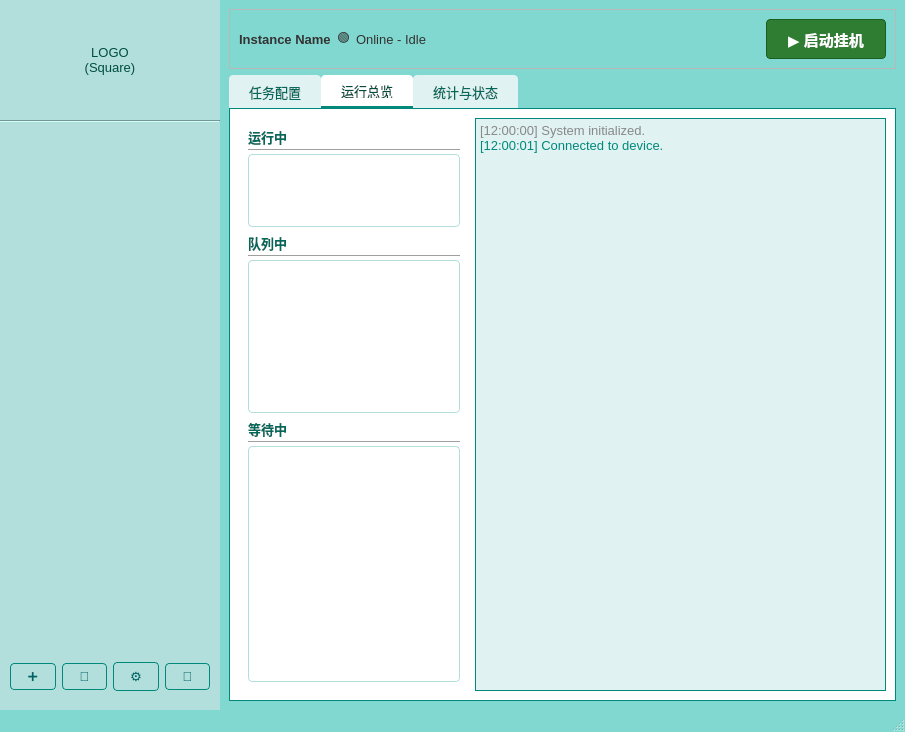
<?xml version="1.0" encoding="UTF-8"?>
<ui version="4.0">
 <class>MainWindow</class>
 <widget class="QMainWindow" name="MainWindow">
  <property name="geometry">
   <rect>
    <x>0</x>
    <y>0</y>
    <width>905</width>
    <height>732</height>
   </rect>
  </property>
  <property name="windowTitle">
   <string>KSAS V3.4 - Kingshot Automation System</string>
  </property>
  <property name="styleSheet">
   <string notr="true">QMainWindow {
	background-color: #81D8D0; /* Tiffany Blue */
	color: #333333;
}
QWidget {
	font-family: &quot;Segoe UI&quot;, &quot;Microsoft YaHei&quot;;
	font-size: 10pt;
    color: #333333;
}
QListWidget {
	background-color: #E0F2F1; /* Lighter Teal/Cyan */
	border: none;
	color: #333333;
	outline: 0;
}
QListWidget::item {
	height: 40px;
	padding-left: 10px;
}
QListWidget::item:selected {
	background-color: #00897B; /* Darker Teal for selection */
	color: white;
}
QListWidget::item:hover {
	background-color: #B2DFDB;
}
QGroupBox {
	border: 1px solid #00897B;
	border-radius: 5px;
	margin-top: 20px;
	color: #00695C;
	font-weight: bold;
}
QGroupBox::title {
	subcontrol-origin: margin;
	left: 10px;
	padding: 0 3px 0 3px;
}
QPushButton {
	background-color: #E0F7FA;
	color: #006064;
	border: 1px solid #00897B;
	border-radius: 4px;
	padding: 5px 15px;
}
QPushButton:hover {
	background-color: #B2DFDB;
}
QPushButton:pressed {
	background-color: #80CBC4;
}
QPushButton#btn_toggle_running {
	background-color: #2e7d32; /* Default Green for Start */
    color: white;
	border-color: #1b5e20;
    font-weight: bold;
    font-size: 11pt;
}
QPushButton#btn_toggle_running:checked {
    background-color: #c62828; /* Red for Stop */
    border-color: #b71c1c;
}
QPushButton#btn_toggle_running:hover {
    opacity: 0.9;
}
QTabWidget::pane {
	border: 1px solid #00897B;
	background-color: #FFFFFF;
}
QTabBar::tab {
	background-color: #E0F2F1;
	color: #00695C;
	padding: 8px 20px;
	border-top-left-radius: 4px;
	border-top-right-radius: 4px;
}
QTabBar::tab:selected {
	background-color: #FFFFFF;
	color: #004D40;
	border-bottom: 2px solid #00897B;
}
QTextBrowser {
	background-color: #E0F2F1; /* Light Tiffany Blue to match theme */
	color: #004D40;
	border: 1px solid #00897B;
	font-family: &quot;Consolas&quot;, &quot;Courier New&quot;;
}
QComboBox {
	background-color: #E0F7FA;
	color: #006064;
	border: 1px solid #00897B;
	padding: 5px;
}
QComboBox::drop-down {
	border: 0px;
}
/* 针对三个状态列表的特殊样式 */
#list_running, #list_queue, #list_waiting {
    background-color: #FFFFFF; 
    border: 1px solid #B2DFDB; 
    border-radius: 4px;
}
#list_running::item, #list_queue::item, #list_waiting::item {
    border-bottom: 1px solid #E0F2F1;
    height: 30px;
}
</string>
  </property>
  <widget class="QWidget" name="centralwidget">
   <layout class="QHBoxLayout" name="horizontalLayout">
    <property name="spacing">
     <number>0</number>
    </property>
    <property name="leftMargin">
     <number>0</number>
    </property>
    <property name="topMargin">
     <number>0</number>
    </property>
    <property name="rightMargin">
     <number>0</number>
    </property>
    <property name="bottomMargin">
     <number>0</number>
    </property>
    <item>
     <widget class="QWidget" name="sidebar_container" native="true">
      <property name="minimumSize">
       <size>
        <width>220</width>
        <height>0</height>
       </size>
      </property>
      <property name="maximumSize">
       <size>
        <width>220</width>
        <height>16777215</height>
       </size>
      </property>
      <property name="styleSheet">
       <string notr="true">background-color: #B2DFDB; /* Sidebar slightly darker/different shade */</string>
      </property>
      <layout class="QVBoxLayout" name="verticalLayout">
       <property name="spacing">
        <number>10</number>
       </property>
       <property name="leftMargin">
        <number>0</number>
       </property>
       <property name="topMargin">
        <number>10</number>
       </property>
       <property name="rightMargin">
        <number>0</number>
       </property>
       <property name="bottomMargin">
        <number>10</number>
       </property>
       <item>
        <widget class="QLabel" name="label_logo">
         <property name="minimumSize">
          <size>
           <width>0</width>
           <height>100</height>
          </size>
         </property>
         <property name="styleSheet">
          <string notr="true">color: #004D40; margin: 10px;</string>
         </property>
         <property name="text">
          <string>LOGO
(Square)</string>
         </property>
         <property name="alignment">
          <set>Qt::AlignmentFlag::AlignCenter</set>
         </property>
        </widget>
       </item>
       <item>
        <widget class="Line" name="line">
         <property name="orientation">
          <enum>Qt::Orientation::Horizontal</enum>
         </property>
        </widget>
       </item>
       <item>
        <widget class="QListWidget" name="list_instances">
         <property name="selectionMode">
          <enum>QAbstractItemView::SelectionMode::SingleSelection</enum>
         </property>
        </widget>
       </item>
       <item>
        <widget class="QWidget" name="sidebar_tools" native="true">
         <layout class="QVBoxLayout" name="verticalLayout_tools">
          <property name="leftMargin">
           <number>10</number>
          </property>
          <property name="rightMargin">
           <number>10</number>
          </property>
          <item>
           <layout class="QHBoxLayout" name="horizontalLayout_2">
            <item>
             <widget class="QPushButton" name="btn_add_instance">
              <property name="focusPolicy">
               <enum>Qt::FocusPolicy::NoFocus</enum>
              </property>
              <property name="toolTip">
               <string>添加新设备</string>
              </property>
              <property name="text">
               <string>➕</string>
              </property>
             </widget>
            </item>
            <item>
             <widget class="QPushButton" name="btn_refresh_adb">
              <property name="focusPolicy">
               <enum>Qt::FocusPolicy::NoFocus</enum>
              </property>
              <property name="toolTip">
               <string>刷新 ADB 连接</string>
              </property>
              <property name="text">
               <string>🔄</string>
              </property>
             </widget>
            </item>
            <item>
             <widget class="QPushButton" name="btn_global_settings">
              <property name="focusPolicy">
               <enum>Qt::FocusPolicy::NoFocus</enum>
              </property>
              <property name="toolTip">
               <string>全局设置</string>
              </property>
              <property name="text">
               <string>⚙️</string>
              </property>
             </widget>
            </item>
            <item>
             <widget class="QPushButton" name="btn_minimize">
              <property name="focusPolicy">
               <enum>Qt::FocusPolicy::NoFocus</enum>
              </property>
              <property name="toolTip">
               <string>最小化到托盘</string>
              </property>
              <property name="text">
               <string>🔽</string>
              </property>
             </widget>
            </item>
           </layout>
          </item>
         </layout>
        </widget>
       </item>
      </layout>
     </widget>
    </item>
    <item>
     <widget class="QStackedWidget" name="stacked_pages">
      <property name="currentIndex">
       <number>1</number>
      </property>
      <widget class="QWidget" name="page_welcome">
       <layout class="QVBoxLayout" name="verticalLayout_2">
        <item>
         <spacer name="verticalSpacer">
          <property name="orientation">
           <enum>Qt::Orientation::Vertical</enum>
          </property>
          <property name="sizeHint" stdset="0">
           <size>
            <width>20</width>
            <height>40</height>
           </size>
          </property>
         </spacer>
        </item>
        <item>
         <widget class="QLabel" name="label_welcome">
          <property name="font">
           <font>
            <family>Segoe UI</family>
            <pointsize>10</pointsize>
           </font>
          </property>
          <property name="styleSheet">
           <string notr="true">color: #004D40;</string>
          </property>
          <property name="text">
           <string>请从左侧选择一个实例，或点击 ➕ 添加新设备</string>
          </property>
          <property name="alignment">
           <set>Qt::AlignmentFlag::AlignCenter</set>
          </property>
         </widget>
        </item>
        <item>
         <spacer name="verticalSpacer_2">
          <property name="orientation">
           <enum>Qt::Orientation::Vertical</enum>
          </property>
          <property name="sizeHint" stdset="0">
           <size>
            <width>20</width>
            <height>40</height>
           </size>
          </property>
         </spacer>
        </item>
       </layout>
      </widget>
      <widget class="QWidget" name="page_instance_detail">
       <layout class="QVBoxLayout" name="verticalLayout_3">
        <item>
         <widget class="QFrame" name="header_frame">
          <property name="frameShape">
           <enum>QFrame::Shape::StyledPanel</enum>
          </property>
          <property name="frameShadow">
           <enum>QFrame::Shadow::Raised</enum>
          </property>
          <layout class="QHBoxLayout" name="horizontalLayout_3">
           <item>
            <widget class="QLabel" name="label_instance_name">
             <property name="font">
              <font>
               <family>Segoe UI</family>
               <pointsize>10</pointsize>
               <bold>true</bold>
              </font>
             </property>
             <property name="text">
              <string>Instance Name</string>
             </property>
            </widget>
           </item>
           <item>
            <widget class="QLabel" name="label_status_icon">
             <property name="text">
              <string>🟢</string>
             </property>
            </widget>
           </item>
           <item>
            <widget class="QLabel" name="label_status_text">
             <property name="text">
              <string>Online - Idle</string>
             </property>
            </widget>
           </item>
           <item>
            <spacer name="horizontalSpacer">
             <property name="orientation">
              <enum>Qt::Orientation::Horizontal</enum>
             </property>
             <property name="sizeHint" stdset="0">
              <size>
               <width>40</width>
               <height>20</height>
              </size>
             </property>
            </spacer>
           </item>
           <item>
            <widget class="QPushButton" name="btn_toggle_running">
             <property name="minimumSize">
              <size>
               <width>120</width>
               <height>40</height>
              </size>
             </property>
             <property name="focusPolicy">
              <enum>Qt::FocusPolicy::NoFocus</enum>
             </property>
             <property name="text">
              <string>▶ 启动挂机</string>
             </property>
             <property name="checkable">
              <bool>true</bool>
             </property>
            </widget>
           </item>
          </layout>
         </widget>
        </item>
        <item>
         <widget class="QTabWidget" name="tabWidget">
          <property name="focusPolicy">
           <enum>Qt::FocusPolicy::NoFocus</enum>
          </property>
          <property name="currentIndex">
           <number>1</number>
          </property>
          <widget class="QWidget" name="tab_tasks">
           <attribute name="title">
            <string>任务配置</string>
           </attribute>
           <layout class="QVBoxLayout" name="verticalLayout_4">
            <item>
             <widget class="QScrollArea" name="scrollArea">
              <property name="widgetResizable">
               <bool>true</bool>
              </property>
              <widget class="QWidget" name="scrollAreaWidgetContents">
               <property name="geometry">
                <rect>
                 <x>0</x>
                 <y>0</y>
                 <width>645</width>
                 <height>569</height>
                </rect>
               </property>
               <layout class="QVBoxLayout" name="verticalLayout_tasks">
                <item>
                 <spacer name="verticalSpacer_3">
                  <property name="orientation">
                   <enum>Qt::Orientation::Vertical</enum>
                  </property>
                  <property name="sizeHint" stdset="0">
                   <size>
                    <width>20</width>
                    <height>40</height>
                   </size>
                  </property>
                 </spacer>
                </item>
               </layout>
              </widget>
             </widget>
            </item>
           </layout>
          </widget>
          <widget class="QWidget" name="tab_logs">
           <attribute name="title">
            <string>运行总览</string>
           </attribute>
           <layout class="QHBoxLayout" name="horizontalLayout_4">
            <item>
             <widget class="QWidget" name="widget_status_panel" native="true">
              <property name="minimumSize">
               <size>
                <width>220</width>
                <height>0</height>
               </size>
              </property>
              <property name="maximumSize">
               <size>
                <width>230</width>
                <height>16777215</height>
               </size>
              </property>
              <layout class="QVBoxLayout" name="verticalLayout_5">
               <item>
                <widget class="QWidget" name="container_running" native="true">
                 <property name="maximumSize">
                  <size>
                   <width>16777215</width>
                   <height>100</height>
                  </size>
                 </property>
                 <layout class="QVBoxLayout" name="verticalLayout_6">
                  <property name="spacing">
                   <number>2</number>
                  </property>
                  <property name="leftMargin">
                   <number>0</number>
                  </property>
                  <property name="topMargin">
                   <number>0</number>
                  </property>
                  <property name="rightMargin">
                   <number>0</number>
                  </property>
                  <property name="bottomMargin">
                   <number>0</number>
                  </property>
                  <item>
                   <widget class="QLabel" name="lbl_running_title">
                    <property name="styleSheet">
                     <string notr="true">font-weight: bold; color: #00695C;</string>
                    </property>
                    <property name="text">
                     <string>运行中</string>
                    </property>
                   </widget>
                  </item>
                  <item>
                   <widget class="Line" name="line_2">
                    <property name="orientation">
                     <enum>Qt::Orientation::Horizontal</enum>
                    </property>
                   </widget>
                  </item>
                  <item>
                   <widget class="QListWidget" name="list_running">
                    <property name="focusPolicy">
                     <enum>Qt::FocusPolicy::NoFocus</enum>
                    </property>
                    <property name="selectionMode">
                     <enum>QAbstractItemView::SelectionMode::NoSelection</enum>
                    </property>
                   </widget>
                  </item>
                 </layout>
                </widget>
               </item>
               <item>
                <widget class="QWidget" name="container_queue" native="true">
                 <property name="maximumSize">
                  <size>
                   <width>16777215</width>
                   <height>180</height>
                  </size>
                 </property>
                 <layout class="QVBoxLayout" name="verticalLayout_7">
                  <property name="spacing">
                   <number>2</number>
                  </property>
                  <property name="leftMargin">
                   <number>0</number>
                  </property>
                  <property name="topMargin">
                   <number>0</number>
                  </property>
                  <property name="rightMargin">
                   <number>0</number>
                  </property>
                  <property name="bottomMargin">
                   <number>0</number>
                  </property>
                  <item>
                   <widget class="QLabel" name="lbl_queue_title">
                    <property name="styleSheet">
                     <string notr="true">font-weight: bold; color: #00695C;</string>
                    </property>
                    <property name="text">
                     <string>队列中</string>
                    </property>
                   </widget>
                  </item>
                  <item>
                   <widget class="Line" name="line_3">
                    <property name="orientation">
                     <enum>Qt::Orientation::Horizontal</enum>
                    </property>
                   </widget>
                  </item>
                  <item>
                   <widget class="QListWidget" name="list_queue">
                    <property name="focusPolicy">
                     <enum>Qt::FocusPolicy::NoFocus</enum>
                    </property>
                    <property name="selectionMode">
                     <enum>QAbstractItemView::SelectionMode::NoSelection</enum>
                    </property>
                   </widget>
                  </item>
                 </layout>
                </widget>
               </item>
               <item>
                <widget class="QWidget" name="container_waiting" native="true">
                 <layout class="QVBoxLayout" name="verticalLayout_8">
                  <property name="spacing">
                   <number>2</number>
                  </property>
                  <property name="leftMargin">
                   <number>0</number>
                  </property>
                  <property name="topMargin">
                   <number>0</number>
                  </property>
                  <property name="rightMargin">
                   <number>0</number>
                  </property>
                  <property name="bottomMargin">
                   <number>0</number>
                  </property>
                  <item>
                   <widget class="QLabel" name="lbl_waiting_title">
                    <property name="styleSheet">
                     <string notr="true">font-weight: bold; color: #00695C;</string>
                    </property>
                    <property name="text">
                     <string>等待中</string>
                    </property>
                   </widget>
                  </item>
                  <item>
                   <widget class="Line" name="line_4">
                    <property name="orientation">
                     <enum>Qt::Orientation::Horizontal</enum>
                    </property>
                   </widget>
                  </item>
                  <item>
                   <widget class="QListWidget" name="list_waiting">
                    <property name="focusPolicy">
                     <enum>Qt::FocusPolicy::NoFocus</enum>
                    </property>
                    <property name="selectionMode">
                     <enum>QAbstractItemView::SelectionMode::NoSelection</enum>
                    </property>
                   </widget>
                  </item>
                 </layout>
                </widget>
               </item>
              </layout>
             </widget>
            </item>
            <item>
             <widget class="QTextBrowser" name="text_log">
              <property name="html">
               <string>&lt;!DOCTYPE HTML PUBLIC &quot;-//W3C//DTD HTML 4.0//EN&quot; &quot;http://www.w3.org/TR/REC-html40/strict.dtd&quot;&gt;
&lt;html&gt;&lt;head&gt;&lt;meta name=&quot;qrichtext&quot; content=&quot;1&quot; /&gt;&lt;meta charset=&quot;utf-8&quot; /&gt;&lt;style type=&quot;text/css&quot;&gt;
p, li { white-space: pre-wrap; }
hr { height: 1px; border-width: 0; }
li.unchecked::marker { content: &quot;\2610&quot;; }
li.checked::marker { content: &quot;\2612&quot;; }
&lt;/style&gt;&lt;/head&gt;&lt;body style=&quot; font-family:'Consolas','Courier New'; font-size:10pt; font-weight:400; font-style:normal;&quot;&gt;
&lt;p style=&quot; margin-top:0px; margin-bottom:0px; margin-left:0px; margin-right:0px; -qt-block-indent:0; text-indent:0px;&quot;&gt;&lt;span style=&quot; font-family:'Consolas'; color:#888888;&quot;&gt;[12:00:00] System initialized.&lt;/span&gt;&lt;/p&gt;
&lt;p style=&quot; margin-top:0px; margin-bottom:0px; margin-left:0px; margin-right:0px; -qt-block-indent:0; text-indent:0px;&quot;&gt;&lt;span style=&quot; font-family:'Consolas'; color:#00897b;&quot;&gt;[12:00:01] Connected to device.&lt;/span&gt;&lt;/p&gt;&lt;/body&gt;&lt;/html&gt;</string>
              </property>
             </widget>
            </item>
           </layout>
          </widget>
          <widget class="QWidget" name="tab_stats">
           <attribute name="title">
            <string>统计与状态</string>
           </attribute>
           <layout class="QVBoxLayout" name="verticalLayout_stats">
            <item>
             <widget class="QGroupBox" name="group_stamina">
              <property name="title">
               <string>领主体力</string>
              </property>
              <layout class="QHBoxLayout" name="horizontalLayout_stamina">
               <item>
                <widget class="QProgressBar" name="progress_stamina">
                 <property name="maximum">
                  <number>200</number>
                 </property>
                 <property name="value">
                  <number>0</number>
                 </property>
                 <property name="format">
                  <string>%v</string>
                 </property>
                </widget>
               </item>
               <item>
                <widget class="QLabel" name="label_stamina_val">
                 <property name="styleSheet">
                  <string notr="true">font-weight: bold; color: #00695C;</string>
                 </property>
                 <property name="text">
                  <string>0</string>
                 </property>
                </widget>
               </item>
              </layout>
             </widget>
            </item>
            <item>
             <widget class="QGroupBox" name="group_resources">
              <property name="title">
               <string>基础资源</string>
              </property>
              <layout class="QGridLayout" name="gridLayout_resources">
               <item row="0" column="0">
                <widget class="QLabel" name="lbl_icon_food">
                 <property name="text">
                  <string>🍞 面包</string>
                 </property>
                </widget>
               </item>
               <item row="0" column="1">
                <widget class="QLabel" name="val_food">
                 <property name="text">
                  <string>0</string>
                 </property>
                 <property name="alignment">
                  <set>Qt::AlignmentFlag::AlignRight|Qt::AlignmentFlag::AlignTrailing|Qt::AlignmentFlag::AlignVCenter</set>
                 </property>
                </widget>
               </item>
               <item row="0" column="2">
                <widget class="QLabel" name="lbl_icon_wood">
                 <property name="text">
                  <string>🌲 木头</string>
                 </property>
                </widget>
               </item>
               <item row="0" column="3">
                <widget class="QLabel" name="val_wood">
                 <property name="text">
                  <string>0</string>
                 </property>
                 <property name="alignment">
                  <set>Qt::AlignmentFlag::AlignRight|Qt::AlignmentFlag::AlignTrailing|Qt::AlignmentFlag::AlignVCenter</set>
                 </property>
                </widget>
               </item>
               <item row="1" column="0">
                <widget class="QLabel" name="lbl_icon_stone">
                 <property name="text">
                  <string>⛰️ 石头</string>
                 </property>
                </widget>
               </item>
               <item row="1" column="1">
                <widget class="QLabel" name="val_stone">
                 <property name="text">
                  <string>0</string>
                 </property>
                 <property name="alignment">
                  <set>Qt::AlignmentFlag::AlignRight|Qt::AlignmentFlag::AlignTrailing|Qt::AlignmentFlag::AlignVCenter</set>
                 </property>
                </widget>
               </item>
               <item row="1" column="2">
                <widget class="QLabel" name="lbl_icon_iron">
                 <property name="text">
                  <string>⛏️ 铁矿</string>
                 </property>
                </widget>
               </item>
               <item row="1" column="3">
                <widget class="QLabel" name="val_iron">
                 <property name="text">
                  <string>0</string>
                 </property>
                 <property name="alignment">
                  <set>Qt::AlignmentFlag::AlignRight|Qt::AlignmentFlag::AlignTrailing|Qt::AlignmentFlag::AlignVCenter</set>
                 </property>
                </widget>
               </item>
              </layout>
             </widget>
            </item>
            <item>
             <spacer name="verticalSpacer_stats">
              <property name="orientation">
               <enum>Qt::Orientation::Vertical</enum>
              </property>
              <property name="sizeHint" stdset="0">
               <size>
                <width>20</width>
                <height>40</height>
               </size>
              </property>
             </spacer>
            </item>
           </layout>
          </widget>
         </widget>
        </item>
       </layout>
      </widget>
     </widget>
    </item>
   </layout>
  </widget>
  <widget class="QStatusBar" name="statusbar"/>
 </widget>
 <resources/>
 <connections/>
</ui>
